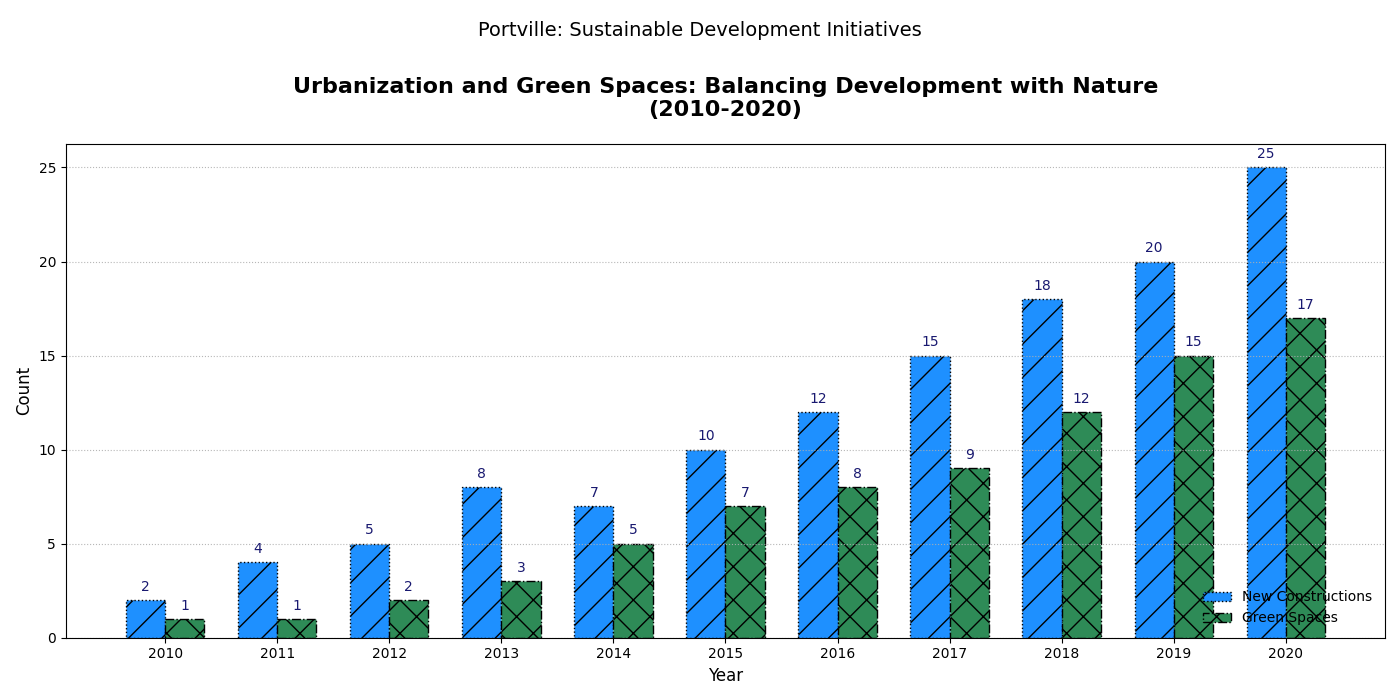

Recreate this plot in Python.
import matplotlib.pyplot as plt
import numpy as np

years = np.arange(2010, 2021)
new_constructions = np.array([2, 4, 5, 8, 7, 10, 12, 15, 18, 20, 25])
green_spaces = np.array([1, 1, 2, 3, 5, 7, 8, 9, 12, 15, 17])

fig, ax1 = plt.subplots(figsize=(14, 7))

bar_width = 0.35
index = np.arange(len(years))

bars1 = ax1.bar(index, new_constructions, bar_width, color='dodgerblue', edgecolor='black', linestyle=':', hatch='/', label='New Constructions')
bars2 = ax1.bar(index + bar_width, green_spaces, bar_width, color='seagreen', edgecolor='black', linestyle='-.', hatch='x', label='Green Spaces')

ax1.set_title("Urbanization and Green Spaces: Balancing Development with Nature\n(2010-2020)", fontsize=16, fontweight='bold', pad=20)
ax1.set_xlabel("Year", fontsize=12)
ax1.set_ylabel("Count", fontsize=12)
ax1.set_xticks(index + bar_width / 2)
ax1.set_xticklabels(years)

ax1.legend(loc='lower right', fontsize=10, frameon=False)
ax1.grid(axis='y', linestyle=':', linewidth=0.8, alpha=0.9)

for bars in [bars1, bars2]:
    for bar in bars:
        yval = bar.get_height()
        ax1.text(bar.get_x() + bar.get_width() / 2, yval + 0.5, int(yval), ha='center', fontsize=10, color='midnightblue')

plt.suptitle("Portville: Sustainable Development Initiatives", fontsize=14, y=0.97)

plt.tight_layout(rect=[0, 0, 1, 0.96])
plt.show()
